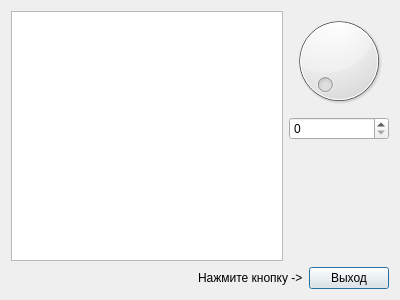
<?xml version="1.0" encoding="UTF-8"?>
<ui version="4.0">
 <class>DialogEx2</class>
 <widget class="QDialog" name="DialogEx2">
  <property name="geometry">
   <rect>
    <x>0</x>
    <y>0</y>
    <width>400</width>
    <height>300</height>
   </rect>
  </property>
  <property name="windowTitle">
   <string>Dialog</string>
  </property>
  <layout class="QVBoxLayout" name="verticalLayout_2">
   <item>
    <layout class="QHBoxLayout" name="horizontalLayout_2">
     <item>
      <widget class="QTextEdit" name="textEdit"/>
     </item>
     <item>
      <layout class="QVBoxLayout" name="verticalLayout">
       <item>
        <widget class="QDial" name="dial"/>
       </item>
       <item>
        <widget class="QSpinBox" name="spinBox"/>
       </item>
       <item>
        <spacer name="verticalSpacer">
         <property name="orientation">
          <enum>Qt::Vertical</enum>
         </property>
         <property name="sizeHint" stdset="0">
          <size>
           <width>20</width>
           <height>40</height>
          </size>
         </property>
        </spacer>
       </item>
      </layout>
     </item>
    </layout>
   </item>
   <item>
    <layout class="QHBoxLayout" name="horizontalLayout">
     <item>
      <spacer name="horizontalSpacer">
       <property name="orientation">
        <enum>Qt::Horizontal</enum>
       </property>
       <property name="sizeHint" stdset="0">
        <size>
         <width>40</width>
         <height>20</height>
        </size>
       </property>
      </spacer>
     </item>
     <item>
      <widget class="QLabel" name="label">
       <property name="text">
        <string>&lt;html&gt;&lt;head/&gt;&lt;body&gt;&lt;p&gt;Нажмите кнопку -&amp;gt;&lt;/p&gt;&lt;/body&gt;&lt;/html&gt;</string>
       </property>
      </widget>
     </item>
     <item>
      <widget class="QPushButton" name="pushButton">
       <property name="text">
        <string>Выход</string>
       </property>
      </widget>
     </item>
    </layout>
   </item>
  </layout>
 </widget>
 <resources/>
 <connections>
  <connection>
   <sender>pushButton</sender>
   <signal>clicked()</signal>
   <receiver>DialogEx2</receiver>
   <slot>reject()</slot>
   <hints>
    <hint type="sourcelabel">
     <x>340</x>
     <y>272</y>
    </hint>
    <hint type="destinationlabel">
     <x>140</x>
     <y>287</y>
    </hint>
   </hints>
  </connection>
  <connection>
   <sender>dial</sender>
   <signal>sliderMoved(int)</signal>
   <receiver>spinBox</receiver>
   <slot>setValue(int)</slot>
   <hints>
    <hint type="sourcelabel">
     <x>383</x>
     <y>77</y>
    </hint>
    <hint type="destinationlabel">
     <x>371</x>
     <y>131</y>
    </hint>
   </hints>
  </connection>
  <connection>
   <sender>spinBox</sender>
   <signal>valueChanged(int)</signal>
   <receiver>dial</receiver>
   <slot>setValue(int)</slot>
   <hints>
    <hint type="sourcelabel">
     <x>318</x>
     <y>128</y>
    </hint>
    <hint type="destinationlabel">
     <x>319</x>
     <y>88</y>
    </hint>
   </hints>
  </connection>
  <connection>
   <sender>spinBox</sender>
   <signal>textChanged(QString)</signal>
   <receiver>textEdit</receiver>
   <slot>append(QString)</slot>
   <hints>
    <hint type="sourcelabel">
     <x>348</x>
     <y>133</y>
    </hint>
    <hint type="destinationlabel">
     <x>234</x>
     <y>205</y>
    </hint>
   </hints>
  </connection>
 </connections>
</ui>
